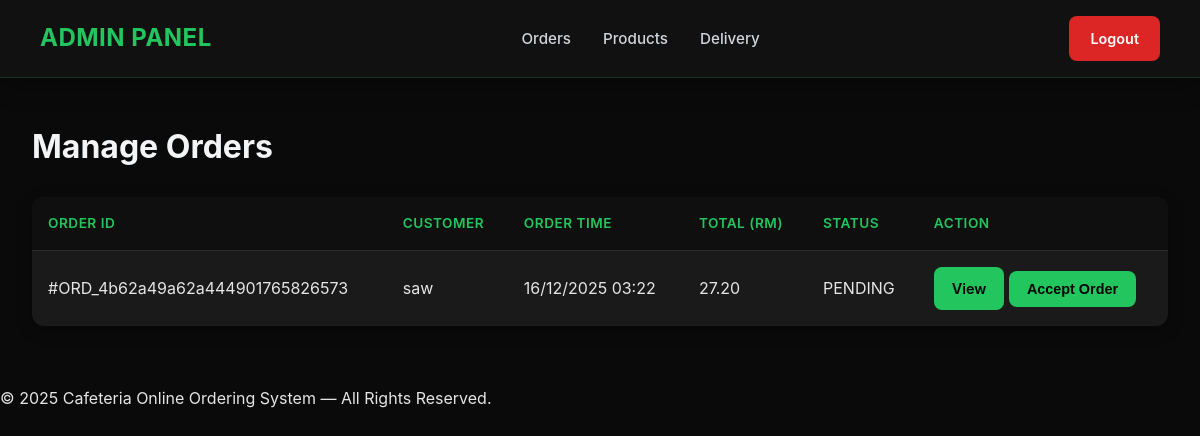
The app's page /admin_orders.php (signed in) with its own data.
### tables this page shows
CREATE TABLE `order` (
  `OrderID` char(36) NOT NULL,
  `CustomerID` char(36) NOT NULL,
  `StaffID` char(36) DEFAULT NULL,
  `order_date` datetime NOT NULL DEFAULT current_timestamp(),
  `total_amount` decimal(10,2) NOT NULL,
  `status` enum('PENDING','CANCELLED','ACCEPTED','PREPARING','DELIVERING','COMPLETED','READY_TO_PICKUP') NOT NULL DEFAULT 'PENDING'
);

CREATE TABLE `customer` (
  `CustomerID` varchar(10) NOT NULL,
  `Name` varchar(100) DEFAULT NULL,
  `Phone` varchar(20) DEFAULT NULL,
  `Address` varchar(255) DEFAULT NULL,
  `password` varchar(255) DEFAULT NULL
);

### admin_orders.php (the view, shortened to what this page needs)
<?php
include 'admin_header.php';
include 'config.php';
$isAdmin = isset($_SESSION['StaffID']) && $_SESSION['Role'] === 'ADMIN';
$result = $conn->query("
    SELECT
        o.OrderID,
        c.Name AS CustomerName,
        o.total_amount,
        o.status,
        o.order_date
    FROM `order` o
    JOIN customer c ON o.CustomerID = c.CustomerID
    WHERE o.status IN ('PENDING','ACCEPTED','PREPARING')
    ORDER BY o.order_date ASC
");
$actionText = [
    'PENDING'   => 'Accept Order',
    'ACCEPTED' => 'Start Preparing',
    'PREPARING'=> 'Ready for Pickup'
];
?>
<div class="admin-page">
<div class="admin-wrap">
<h1>Manage Orders</h1>
<table class="admin-table">
<tr>
    <th>Order ID</th>
    <th>Customer</th>
    <th>Order Time</th>
    <th>Total (RM)</th>
    <th>Status</th>
    <th>Action</th>
</tr>
<?php while ($row = $result->fetch_assoc()): ?>
<tr>
    <td>#<?= $row['OrderID'] ?></td>
    <td><?= htmlspecialchars($row['CustomerName']) ?></td>
    <td><?= date('d/m/Y H:i', strtotime($row['order_date'])) ?></td>
    <td><?= number_format($row['total_amount'], 2) ?></td>
    <td><?= $row['status'] ?></td>
    <td>
        <a class="admin-btn-sm" href="admin_order_view.php?id=<?= $row['OrderID'] ?>">
            View
        </a>
        <?php if (isset($actionText[$row['status']])): ?>
        <form method="post" action="update_order_status.php" style="display:inline;">
            <button class="admin-btn-sm" <?= !$isAdmin ? 'disabled style="opacity:0.5;cursor:not-allowed;"' : '' ?>>
                <?= $actionText[$row['status']] ?>
            </button>
        </form>
        <?php endif; ?>
    </td>
</tr>
<?php endwhile; ?>
</table>
</div>
</div>
<?php include 'footer.php'; ?>

### admin_header.php (style rules this page uses)
* { box-sizing: border-box; }
body { margin: 0; font-family: -apple-system, BlinkMacSystemFont, "Segoe UI", "Roboto", "Helvetica Neue", Arial, sans-serif; background: #0a0a0a; color: #e5e5e5; line-height: 1.6; }
.admin-wrap { max-width: 1200px; margin: 0 auto; padding: 100px 32px 60px; }
.admin-table { width: 100%; border-collapse: collapse; margin-top: 24px; background: #1a1a1a; border-radius: 12px; overflow: hidden; box-shadow: 0 4px 16px rgba(0, 0, 0, 0.3); }
.admin-table th, .admin-table td { padding: 16px; text-align: left; border-bottom: 1px solid #2d2d2d; }
.admin-table th { background: #0f0f0f; color: #22c55e; font-weight: 600; text-transform: uppercase; font-size: 0.85rem; letter-spacing: 0.5px; }
.admin-table tr:last-child td { border-bottom: none; }
.admin-btn-sm { padding: 10px 18px; background: #22c55e; color: #000; border-radius: 8px; text-decoration: none; font-weight: 600; font-size: 0.9rem; transition: all 0.3s ease; display: inline-block; border: none; cursor: pointer; }
h1, h2, h3 { color: #f3f4f6; font-weight: 700; }
h1 { font-size: 2rem; margin-bottom: 24px; }

### records on screen
order: OrderID "ORD_4b62a49a62a444901765826573", CustomerID.Name "saw", order_date "16/12/2025 03:22", total_amount "27.20", status "PENDING", status "Accept Order"
